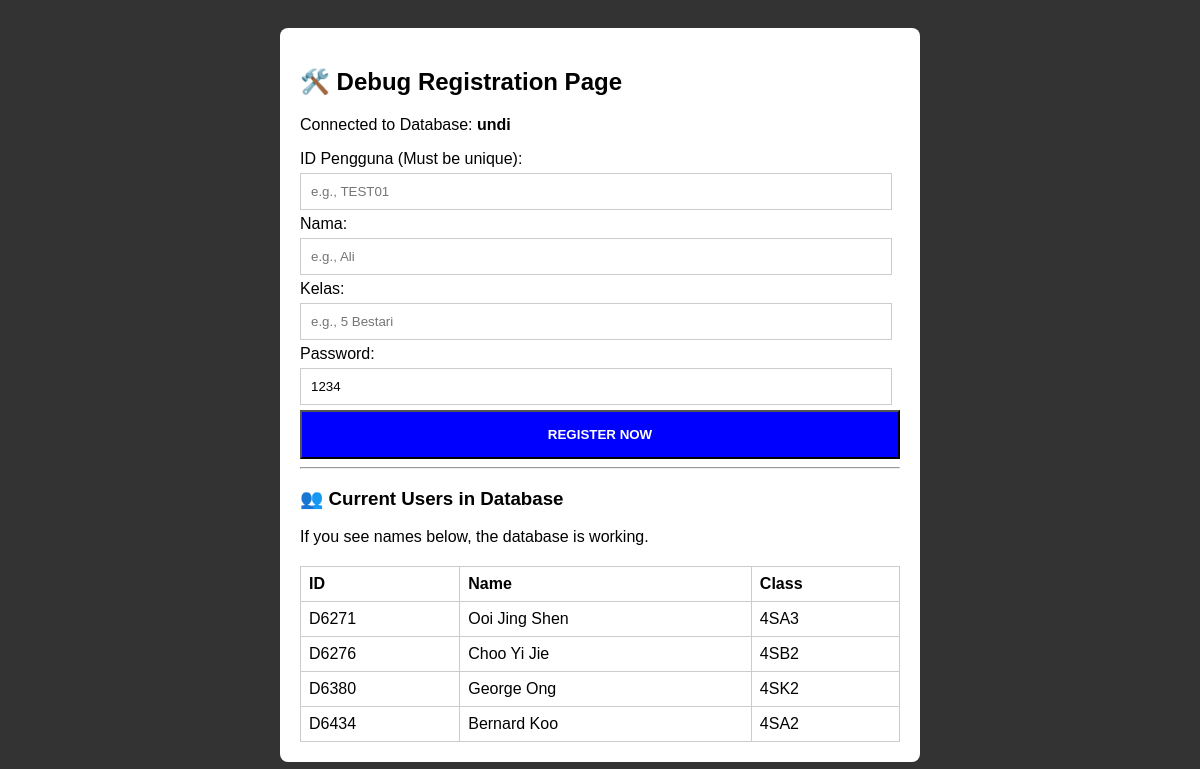
Screenshot of /super_register.php with the database file from the repository.
### tables this page shows
CREATE TABLE `pengguna` (
  `id_Pengguna` varchar(50) NOT NULL,
  `nama_Pengguna` varchar(50) NOT NULL,
  `kelas_Pengguna` varchar(50) NOT NULL
);

### super_register.php (the view, shortened to what this page needs)
<?php
$dbname = "undi";
$conn = new mysqli("localhost", "root", "", $dbname);
?>
<!DOCTYPE html>
<html>
<head>
</head>
<body>
<div class="container">
    <h2>🛠️ Debug Registration Page</h2>
    <p>Connected to Database: <strong><?php echo $dbname; ?></strong></p>
    <form method="post" action="super_register.php">
        <label>ID Pengguna (Must be unique):</label>
        <input type="text" name="id" placeholder="e.g., TEST01" required>
        <label>Nama:</label>
        <input type="text" name="nama" placeholder="e.g., Ali" required>
        <label>Kelas:</label>
        <input type="text" name="kelas" placeholder="e.g., 5 Bestari" required>
        <label>Password:</label>
        <input type="text" name="password" value="1234" required>
        <button type="submit" name="try_register">REGISTER NOW</button>
    </form>
    <hr>
    <h3>👥 Current Users in Database</h3>
    <p>If you see names below, the database is working.</p>
    <table>
        <tr><th>ID</th><th>Name</th><th>Class</th></tr>
        <?php
        $result = $conn->query("SELECT * FROM pengguna");
        if ($result->num_rows > 0) {
            while($row = $result->fetch_assoc()) {
                echo "<tr>
                        <td>{$row['id_Pengguna']}</td>
                        <td>{$row['nama_Pengguna']}</td>
                        <td>{$row['kelas_Pengguna']}</td>
                      </tr>";
            }
        } else {
            echo "<tr><td colspan='3'>No users found in database.</td></tr>";
        }
        ?>
    </table>
</div>
</body>
</html>

### super_register.php (style rules this page uses)
body { font-family: sans-serif; background: #333; color: white; padding: 20px; }
.container { background: white; color: black; max-width: 600px; margin: auto; padding: 20px; border-radius: 8px; }
input { width: 95%; padding: 10px; margin: 5px 0; border: 1px solid #ccc; }
button { width: 100%; padding: 15px; background: blue; color: white; font-weight: bold; cursor: pointer; }
table { width: 100%; margin-top: 20px; border-collapse: collapse; }
th, td { border: 1px solid #ccc; padding: 8px; text-align: left; }

### rows the page displays
pengguna: id_Pengguna "D6271", nama_Pengguna "Ooi Jing Shen", kelas_Pengguna "4SA3"
pengguna: id_Pengguna "D6276", nama_Pengguna "Choo Yi Jie", kelas_Pengguna "4SB2"
pengguna: id_Pengguna "D6380", nama_Pengguna "George Ong", kelas_Pengguna "4SK2"
pengguna: id_Pengguna "D6434", nama_Pengguna "Bernard Koo", kelas_Pengguna "4SA2"

### other values shown
$dbname "undi"
